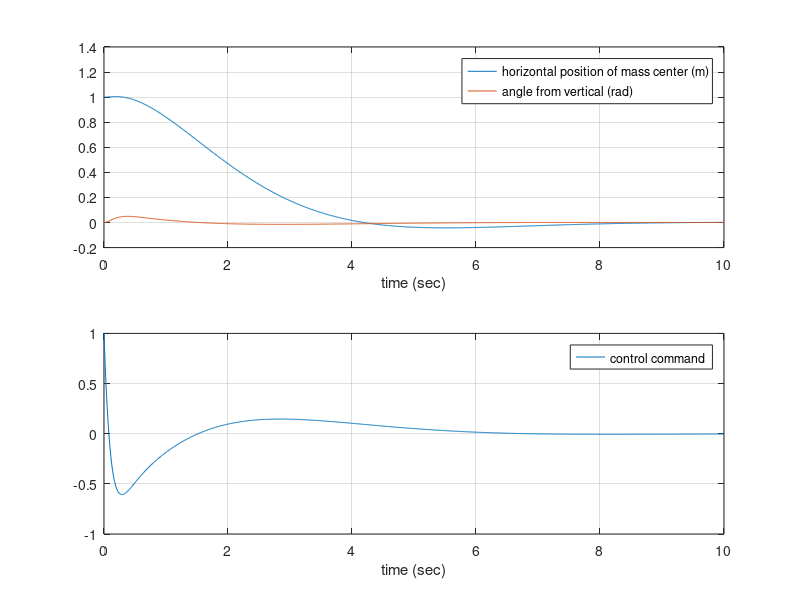

MATLAB code for this plot:

% MAE 270B
% Peter Racioppo

% ------------------------------
% HW 5

% Problem definition of the state space model
% x1' = x3
% x2' = x4
% x3' = u
% x4' = (6*9.8)*x2 + 6*u
% X' = [0,0,1,0; 0,0,0,1; 0,0,0,0; 0,6*9.8,0,0]*X + [0;0;1;6]*u;

A = [0,0,1,0; 0,0,0,1; 0,0,0,0; 0,6*9.8,0,0];
B = [0;0;1;6];

q1 = 1;
q2 = 100;

% q1 = 4;
% q2 = 1000;

R = 1;
Q = zeros(4,4);
Q(1,1) = q1; Q(2,2) = q2;
[K,~,~] = lqr(A,B,Q,R);

C = eye(4);
D = zeros(4, 1);
sys1 = ss(A-B*K, B, C, D);

T = [0:0.01:10]';
v = zeros(size(T,1),1);
x0 = [1 0 0 0]';
x = lsim(sys1,v,T,x0);
u = -x*K';

idx = find(T==4);
xa4 = x(idx:end,1);
x1max = max(xa4) % Max value of x1 after 4 seconds
x2max = max(x(:,2)) % Max value of x2 at any time

figure;
subplot(211);
plot(T,x(:,1:2));
% xlim([4,10])
grid, xlabel('time (sec)');
legend('horizontal position of mass center (m)','angle from vertical (rad)');
subplot(212);
plot(T,u);
% xlim([4,10])
grid, xlabel('time (sec)');
legend('control command');
